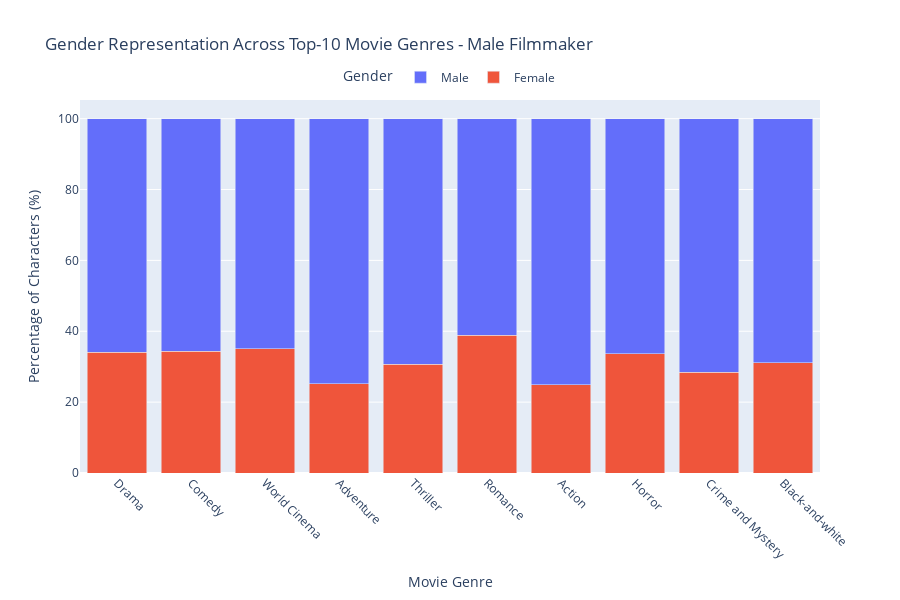
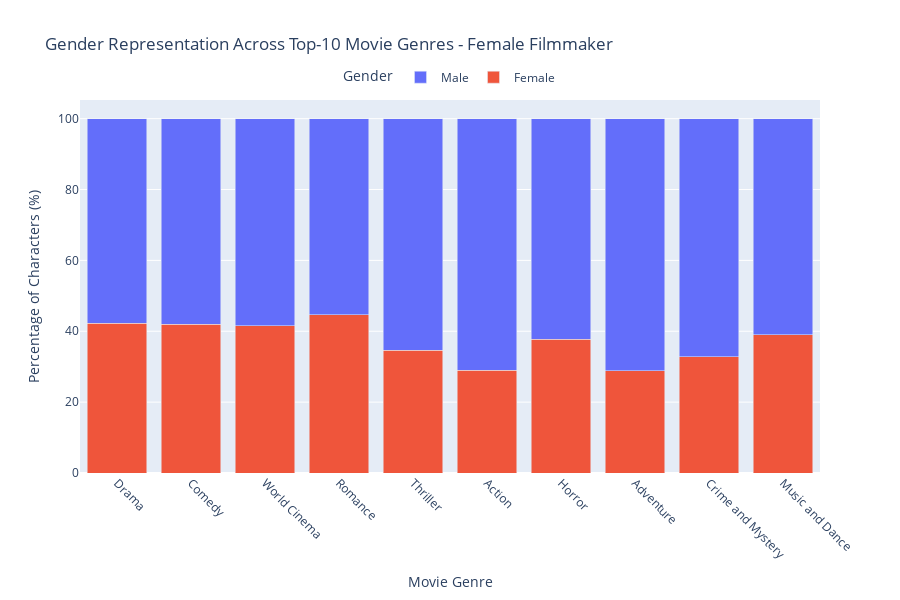

These figures' notebook cell, in order:
### Code cell
plot_top10_genres(movies_genres_M, "Male")
plot_top10_genres(movies_genres_F, "Female")

### Figure 1 — Plotly figure (JSON) as saved in the notebook; plotly's stock layout.template omitted (floating-point values rounded to 4 significant figures)
{"data": [{"marker": {"color": "#EF553B"}, "name": "Female", "type": "bar", "x": ["Drama", "Comedy", "World Cinema", "Adventure", "Thriller", "Romance", "Action", "Horror", "Crime and Mystery", "Black-and-white"], "y": [34.07, 34.39, 35.02, 25.21, 30.65, 38.82, 24.86, 33.67, 28.39, 31.07]}, {"marker": {"color": "#636EFA"}, "name": "Male", "type": "bar", "x": ["Drama", "Comedy", "World Cinema", "Adventure", "Thriller", "Romance", "Action", "Horror", "Crime and Mystery", "Black-and-white"], "y": [65.93, 65.61, 64.98, 74.79, 69.35, 61.18, 75.14, 66.33, 71.61, 68.93]}], "layout": {"barmode": "stack", "height": 600, "legend": {"orientation": "h", "title": {"text": "Gender"}, "x": 0.5, "xanchor": "center", "y": 1.1}, "title": {"text": "Gender Representation Across Top-10 Movie Genres - Male Filmmaker"}, "xaxis": {"tickangle": 45, "tickmode": "array", "ticktext": ["Drama", "Comedy", "World Cinema", "Adventure", "Thriller", "Romance", "Action", "Horror", "Crime and Mystery", "Black-and-white"], "tickvals": ["Drama", "Comedy", "World Cinema", "Adventure", "Thriller", "Romance", "Action", "Horror", "Crime and Mystery", "Black-and-white"], "title": {"text": "Movie Genre"}}, "yaxis": {"title": {"text": "Percentage of Characters (%)"}}}}

### Figure 2 — Plotly figure (JSON) as saved in the notebook; plotly's stock layout.template omitted (floating-point values rounded to 4 significant figures)
{"data": [{"marker": {"color": "#EF553B"}, "name": "Female", "type": "bar", "x": ["Drama", "Comedy", "World Cinema", "Romance", "Thriller", "Action", "Horror", "Adventure", "Crime and Mystery", "Music and Dance"], "y": [42.25, 41.96, 41.58, 44.66, 34.69, 28.97, 37.72, 28.85, 32.88, 39.07]}, {"marker": {"color": "#636EFA"}, "name": "Male", "type": "bar", "x": ["Drama", "Comedy", "World Cinema", "Romance", "Thriller", "Action", "Horror", "Adventure", "Crime and Mystery", "Music and Dance"], "y": [57.75, 58.04, 58.42, 55.34, 65.31, 71.03, 62.28, 71.15, 67.12, 60.93]}], "layout": {"barmode": "stack", "height": 600, "legend": {"orientation": "h", "title": {"text": "Gender"}, "x": 0.5, "xanchor": "center", "y": 1.1}, "title": {"text": "Gender Representation Across Top-10 Movie Genres - Female Filmmaker"}, "xaxis": {"tickangle": 45, "tickmode": "array", "ticktext": ["Drama", "Comedy", "World Cinema", "Romance", "Thriller", "Action", "Horror", "Adventure", "Crime and Mystery", "Music and Dance"], "tickvals": ["Drama", "Comedy", "World Cinema", "Romance", "Thriller", "Action", "Horror", "Adventure", "Crime and Mystery", "Music and Dance"], "title": {"text": "Movie Genre"}}, "yaxis": {"title": {"text": "Percentage of Characters (%)"}}}}
